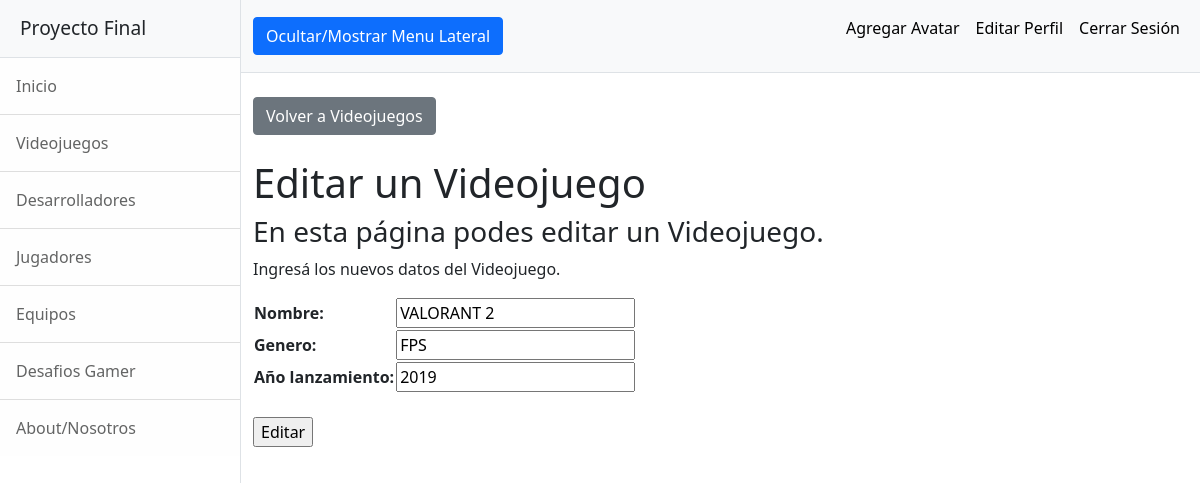
Screenshot of /AppFinal/videojuegosEditar/VALORANT 2 (signed in) with the database file from the repository.
### AppFinal/models.py (models this page shows, shortened)
class Videojuego(models.Model):
    nombre = models.CharField(max_length = 40)
    genero = models.CharField(max_length = 40)
    año_lanzamiento = models.IntegerField()

### AppFinal/views.py (the view)
# urls.py: path('videojuegosEditar/<videojuego_a_editar>', views.videojuegosEditar, name="VideojuegosEditar"),
@login_required
def videojuegosEditar(request, videojuego_a_editar):
    videojuego = Videojuego.objects.get(nombre=videojuego_a_editar)
    if request.method == 'POST':
        formulario = VideojuegoFormulario(request.POST)
        if formulario.is_valid():
            input = formulario.cleaned_data
            videojuego.nombre=input['nombre']
            videojuego.genero=input['genero']
            videojuego.año_lanzamiento=input['año_lanzamiento']
            videojuego.save()
            return render(request, 'AppFinal/videojuegos.html') # Sustituir por una vista de "Videojuego creado" o algo así en el futuro
    else:
        formulario = VideojuegoFormulario(initial={"nombre":videojuego.nombre, "genero":videojuego.genero, "año_lanzamiento":videojuego.año_lanzamiento})
    return render(request, 'AppFinal/videojuegosEditar.html', {'formulario':formulario, "videojuego_a_editar":videojuego_a_editar})

### AppFinal/forms.py
class VideojuegoFormulario(forms.Form):
    nombre = forms.CharField(max_length = 40)
    genero = forms.CharField(max_length = 40)
    año_lanzamiento = forms.IntegerField()

### AppFinal/templates/AppFinal/videojuegosEditar.html
{% extends "AppFinal/padre.html" %}
{% load static %}
{% block dynamicContent %}
    <div class="container-fluid">
        <br><a class="btn btn-secondary" href="{% url 'Videojuegos' %}">Volver a Videojuegos</a>
        <h1 class="mt-4">Editar un Videojuego</h1>
        <h3>En esta página podes editar un Videojuego.</h3>
        <p>Ingresá los nuevos datos del Videojuego.</p>
        <form action="" method="POST">{% csrf_token %}
            <table>{{ formulario.as_table }}</table><br>
            <input type="submit" value="Editar">
        </form>
    </div>
{% endblock %}

### rows the page displays
Videojuego: nombre "VALORANT 2", genero "FPS", año_lanzamiento "2019"
